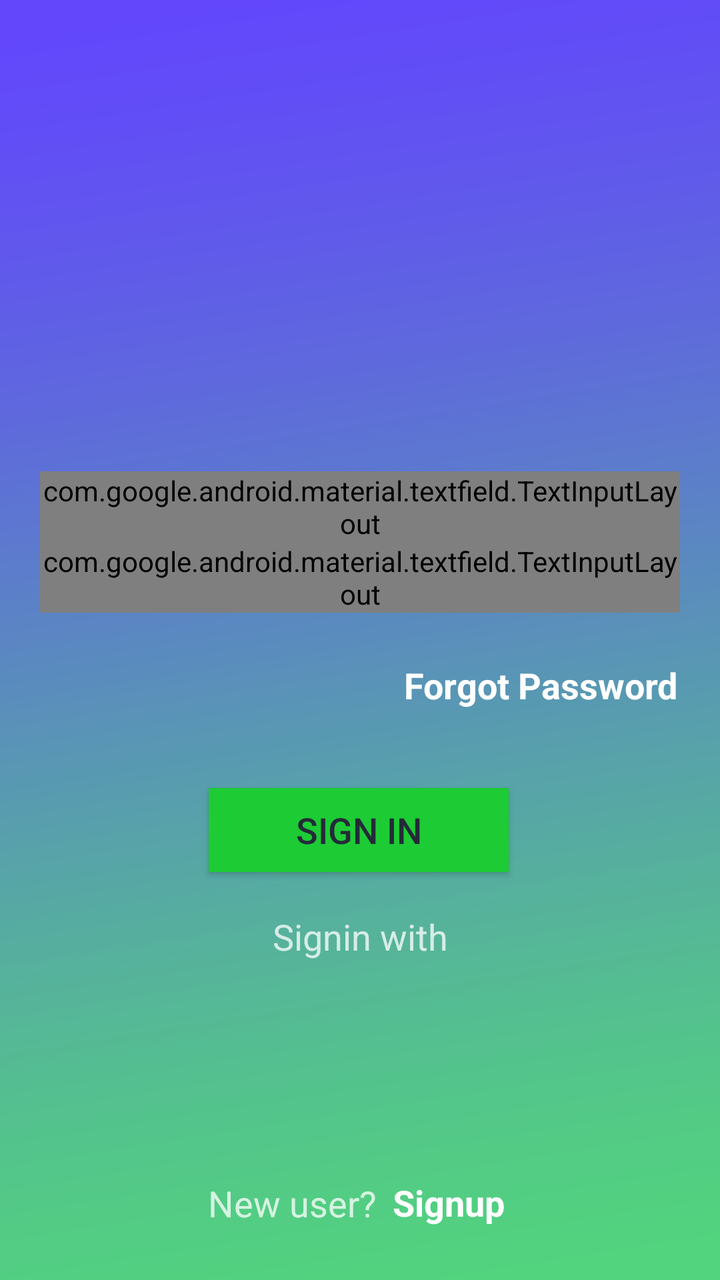
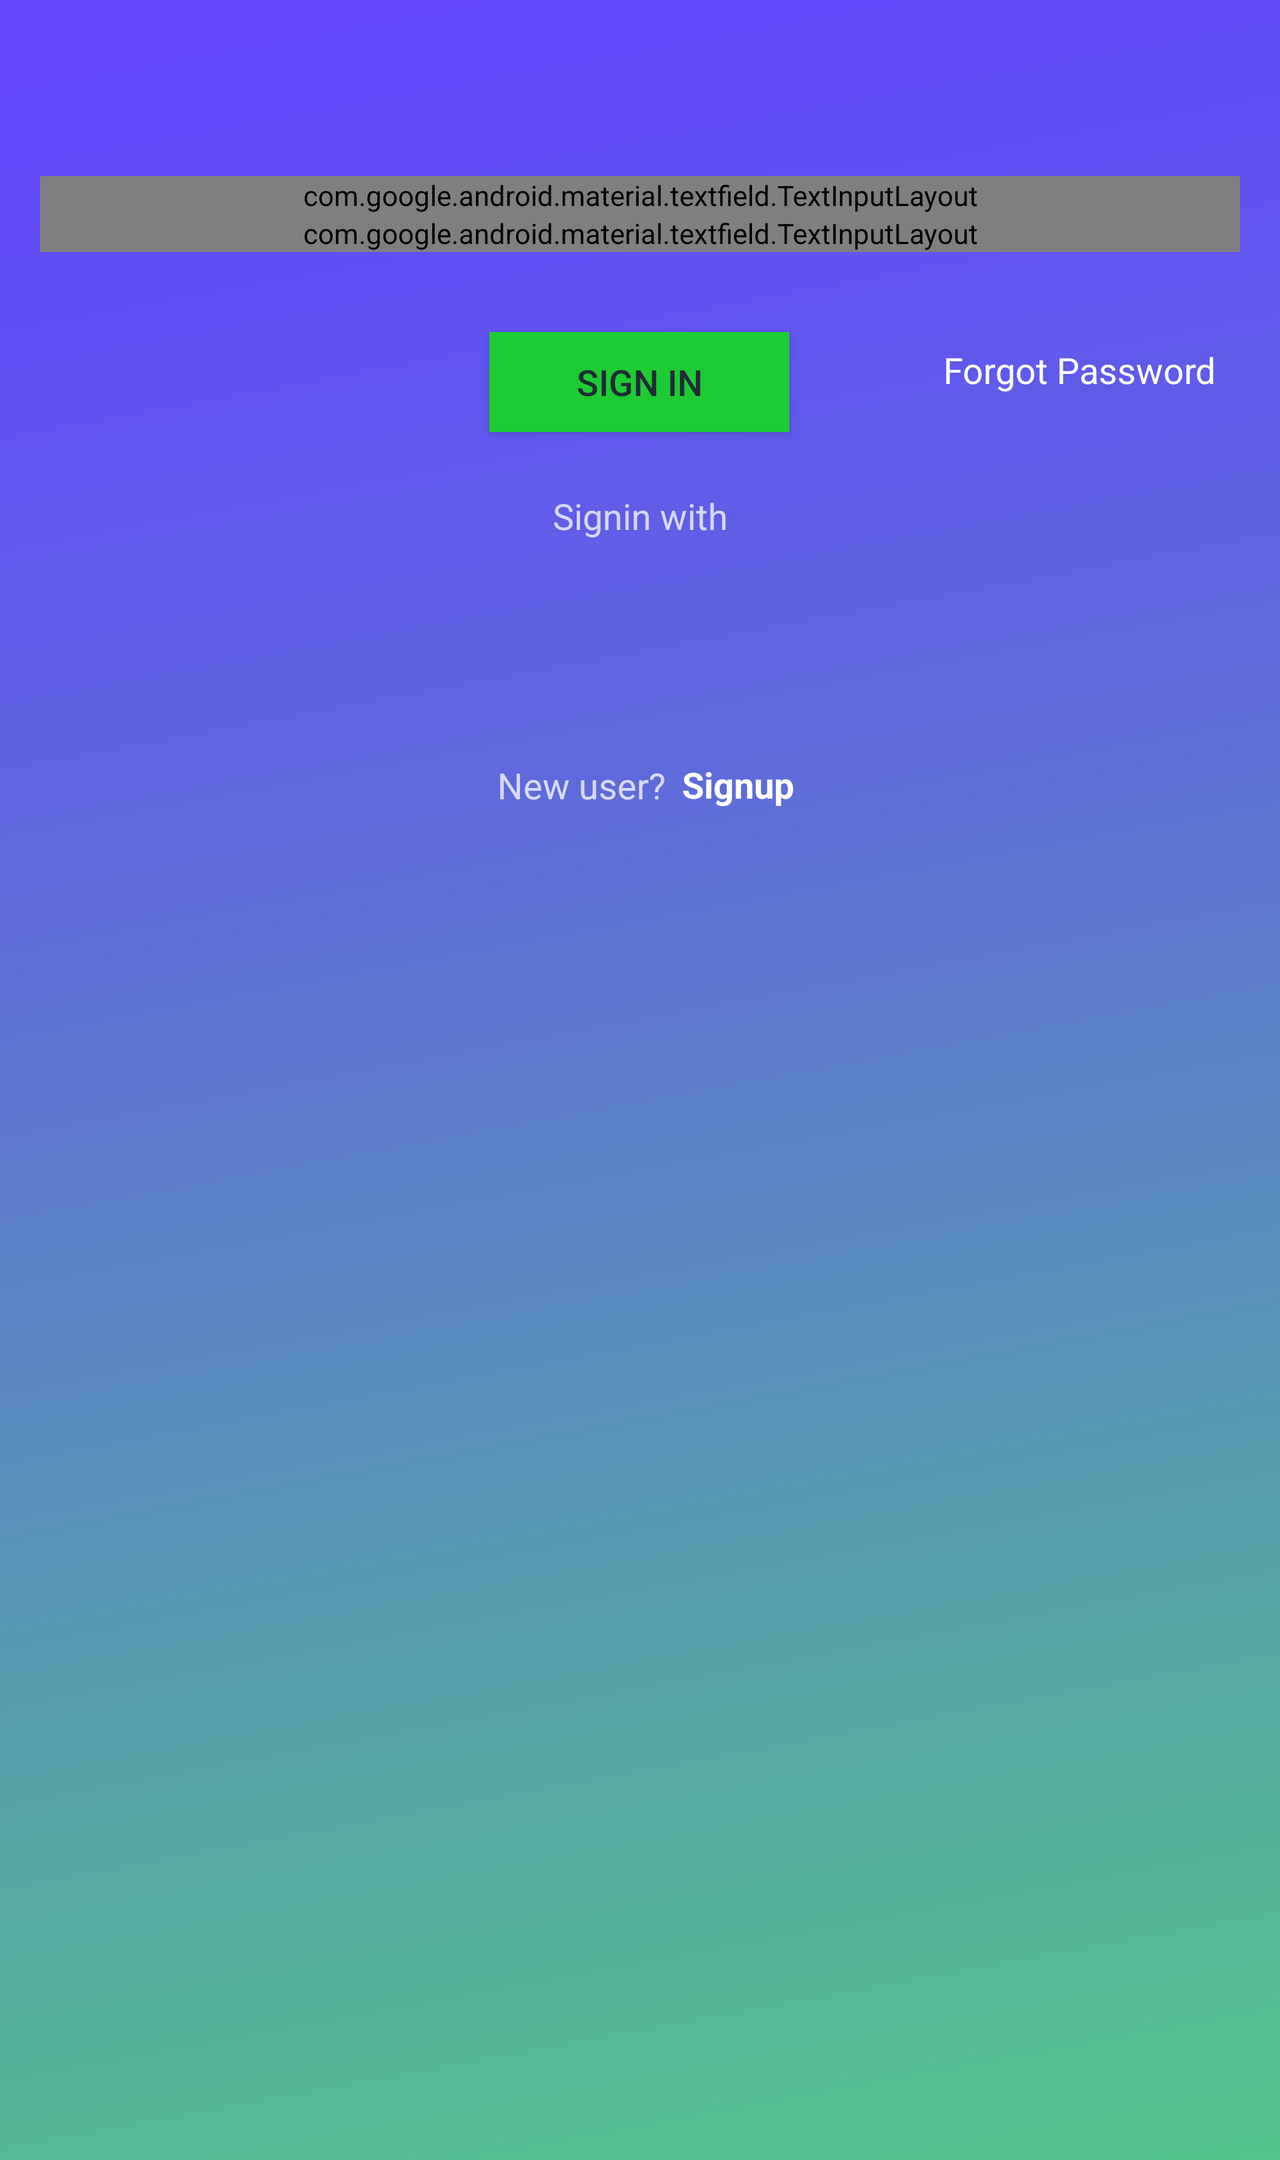

Compare how this app lays out the same screen by default and in its alternative resource folder. The renders come first, then the two layout files and the values they reference.
<!-- AndroidManifest.xml: application theme AppTheme -->
<!-- res/layout/activity_signin.xml -->
<?xml version="1.0" encoding="utf-8"?>
<android.support.constraint.ConstraintLayout xmlns:android="http://schemas.android.com/apk/res/android"
    xmlns:app="http://schemas.android.com/apk/res-auto"
    xmlns:tools="http://schemas.android.com/tools"
    android:layout_width="match_parent"
    android:layout_height="match_parent"
    android:background="@drawable/background"
    tools:context=".SigninActivity">


    <ImageView
        android:id="@+id/imageView2"
        android:layout_width="60dp"
        android:layout_height="@dimen/signin_app_logo_height"

        android:layout_marginStart="8dp"
        android:layout_marginLeft="8dp"
        android:layout_marginTop="88dp"
        android:layout_marginEnd="8dp"
        android:layout_marginRight="8dp"
        android:src="@drawable/icon"
        app:layout_constraintEnd_toEndOf="parent"
        app:layout_constraintHorizontal_bias="0.498"
        app:layout_constraintStart_toStartOf="parent"
        app:layout_constraintTop_toTopOf="parent" />

    <LinearLayout
        android:id="@+id/linearLayout"
        android:layout_width="match_parent"
        android:layout_height="wrap_content"
        android:layout_margin="20dp"
        android:layout_marginStart="8dp"
        android:layout_marginLeft="8dp"
        android:layout_marginTop="8dp"
        android:layout_marginEnd="8dp"
        android:layout_marginRight="8dp"
        android:layout_marginBottom="8dp"
        android:orientation="vertical"
        app:layout_constraintBottom_toTopOf="@+id/signin_button"
        app:layout_constraintEnd_toEndOf="parent"
        app:layout_constraintStart_toStartOf="parent"
        app:layout_constraintTop_toBottomOf="@+id/imageView2">

        <android.support.design.widget.TextInputLayout

            style="@style/ModernEdittext"
            android:layout_width="match_parent"
            android:layout_height="wrap_content">

            <android.support.design.widget.TextInputEditText
                android:layout_width="match_parent"
                android:layout_height="wrap_content"
                android:hint="@string/email_hint" />
        </android.support.design.widget.TextInputLayout>

        <android.support.design.widget.TextInputLayout
            style="@style/ModernEdittext"
            android:layout_width="match_parent"
            android:layout_height="wrap_content">

            <android.support.design.widget.TextInputEditText
                android:layout_width="match_parent"
                android:layout_height="wrap_content"
                android:hint="@string/password_hint" />
        </android.support.design.widget.TextInputLayout>


    </LinearLayout>

    <TextView
        android:id="@+id/sign_in_with_txt"
        android:layout_width="wrap_content"
        android:layout_height="wrap_content"
        android:layout_marginStart="8dp"
        android:layout_marginLeft="8dp"
        android:layout_marginTop="20dp"
        android:layout_marginEnd="8dp"
        android:layout_marginRight="8dp"
        android:text="@string/signin_with"
        android:textColor="@color/hint_color_signin"
        android:textSize="@dimen/signin_forgot_text_size"
        app:layout_constraintEnd_toEndOf="parent"
        app:layout_constraintStart_toStartOf="parent"
        app:layout_constraintTop_toBottomOf="@+id/signin_button" />


    <TextView
        android:layout_width="150dp"
        android:layout_height="wrap_content"
        android:textStyle="bold"
        android:layout_marginStart="8dp"
        android:layout_marginLeft="8dp"
        android:layout_marginTop="24dp"
        android:layout_marginEnd="8dp"
        android:layout_marginRight="8dp"
        android:text="@string/forgot_password"
        android:textColor="@android:color/white"
        android:textSize="@dimen/signin_forgot_text_size"
        app:layout_constraintEnd_toEndOf="parent"
        app:layout_constraintHorizontal_bias="1.0"
        app:layout_constraintStart_toStartOf="parent"
        app:layout_constraintTop_toBottomOf="@+id/linearLayout" />


    <Button
        android:id="@+id/signin_button"
        android:layout_width="150dp"

        android:layout_height="42dp"
        android:layout_marginStart="8dp"
        android:layout_marginLeft="8dp"

        android:layout_marginTop="50dp"
        android:layout_marginEnd="8dp"
        android:layout_marginRight="8dp"
        android:background="#1DCB35"
        android:text="@string/sign_int"
        android:textColor="@color/colorPrimary"
        android:textSize="@dimen/signin_button_text_size"
        app:layout_constraintEnd_toEndOf="parent"
        app:layout_constraintHorizontal_bias="0.497"
        app:layout_constraintStart_toStartOf="parent"
        app:layout_constraintTop_toBottomOf="@+id/signin_progress" />


    <LinearLayout
        android:id="@+id/social_links"
        android:layout_width="wrap_content"
        android:layout_height="wrap_content"
        android:layout_marginTop="40dp"
        android:layout_marginBottom="108dp"
        android:orientation="horizontal"
        app:layout_constraintBottom_toBottomOf="parent"
        app:layout_constraintEnd_toEndOf="parent"
        app:layout_constraintStart_toStartOf="parent"
        app:layout_constraintTop_toTopOf="@+id/sign_in_with_txt"
        app:layout_constraintVertical_bias="0.0">


        <ImageView
            android:layout_width="40dp"
            android:layout_height="40dp"
            android:layout_marginRight="20dp"
            android:src="@drawable/ic_search" />

        <ImageView
            android:layout_width="40dp"
            android:layout_height="40dp"
            android:layout_marginLeft="20dp"
            android:src="@drawable/ic_facebook" />

    </LinearLayout>


    <TextView
        android:id="@+id/new_user_txt"
        android:layout_width="wrap_content"
        android:layout_height="wrap_content"

        android:layout_marginStart="104dp"
        android:layout_marginLeft="104dp"
        android:layout_marginTop="15dp"
        android:layout_marginBottom="15dp"
        android:text="@string/new_user_signup"
        android:textColor="@color/hint_color_signin"
        android:textSize="@dimen/signin_new_user_text_size"
        app:layout_constraintBottom_toBottomOf="parent"
        app:layout_constraintStart_toStartOf="parent"
        app:layout_constraintTop_toBottomOf="@+id/social_links"
        app:layout_constraintVertical_bias="0.775" />

    <TextView
        android:id="@+id/new_user_button"
        android:layout_width="wrap_content"
        android:layout_height="wrap_content"

        android:layout_marginStart="8dp"
        android:layout_marginLeft="8dp"
        android:layout_marginTop="8dp"
        android:layout_marginEnd="8dp"
        android:layout_marginRight="8dp"
        android:layout_marginBottom="8dp"
        android:text="@string/Signup_txt"
        android:textColor="@android:color/white"
        android:textSize="@dimen/signin_new_user_text_size"
        android:textStyle="bold"
        app:layout_constraintBottom_toBottomOf="parent"
        app:layout_constraintEnd_toEndOf="parent"
        app:layout_constraintHorizontal_bias="0.0"
        app:layout_constraintStart_toEndOf="@+id/new_user_txt"
        app:layout_constraintTop_toBottomOf="@+id/social_links"
        app:layout_constraintVertical_bias="0.705" />

    <ProgressBar
        android:id="@+id/signin_progress"
        android:layout_width="wrap_content"
        android:layout_height="wrap_content"
        android:layout_marginStart="8dp"
        android:layout_marginLeft="8dp"
        android:layout_marginTop="8dp"
        android:layout_marginEnd="8dp"
        android:layout_marginRight="8dp"
        android:layout_marginBottom="8dp"
        android:visibility="invisible"
        app:layout_constraintBottom_toBottomOf="parent"
        app:layout_constraintEnd_toEndOf="parent"
        app:layout_constraintStart_toStartOf="parent"
        app:layout_constraintTop_toTopOf="parent" />

</android.support.constraint.ConstraintLayout>
<!-- resources referenced by this layout -->
<resources>
  <color name="colorPrimary">#232b38</color>
  <color name="hint_color_signin">#c1ffffff</color>
  <dimen name="signin_app_logo_height">60dp</dimen>
  <dimen name="signin_button_text_size">18sp</dimen>
  <dimen name="signin_forgot_text_size">18sp</dimen>
  <dimen name="signin_new_user_text_size">18sp</dimen>
  <!-- drawable background: png bitmap (drawable, 45960 bytes) -->
  <string name="Signup_txt">Signup</string>
  <string name="email_hint">Ente E-Mail</string>
  <string name="forgot_password">Forgot Password</string>
  <string name="new_user_signup">New user?</string>
  <string name="password_hint">Enter Password</string>
  <string name="sign_int">Sign In</string>
  <string name="signin_with">Signin with</string>
  <style name="ModernEdittext" parent="@style/Widget.MaterialComponents.TextInputLayout.OutlinedBox.Dense">
  
  
  
      </style>
  <style name="AppTheme" parent="Theme.AppCompat.Light.NoActionBar">
          
          <item name="colorPrimary">@color/colorPrimary</item>
          <item name="colorPrimaryDark">@color/colorPrimaryDark</item>
  
  
          <item name="colorAccent">@color/colorAccent</item>
          <item name="android:editTextColor">@android:color/white</item>
          <item name="android:textColorHint">#80ffffff</item>
          <item name="android:textColor">@android:color/white</item>
  
  
          <item name="editTextColor">@android:color/white</item>
  
  
  
          <item name="colorControlNormal">#80ffffff</item>
          <item name="colorControlActivated">@android:color/white</item>
          <item name="colorControlHighlight">@android:color/white</item>
  
  
      </style>
  <color name="colorPrimaryDark">#252A3C</color>
  <color name="colorAccent">#29d29d</color>
</resources>
<!-- res/layout-land/activity_signin.xml (the repository's variant of the layout above) -->
<!-- drawn on the phone turned sideways -->
<?xml version="1.0" encoding="utf-8"?>
<ScrollView xmlns:android="http://schemas.android.com/apk/res/android"
    xmlns:app="http://schemas.android.com/apk/res-auto"
    xmlns:tools="http://schemas.android.com/tools"
    android:layout_width="match_parent"
    android:layout_height="match_parent"
    android:background="@drawable/background"
    tools:context=".SigninActivity">

    <android.support.constraint.ConstraintLayout
        android:layout_width="match_parent"
        android:layout_height="match_parent">


        <ImageView
            android:id="@+id/imageView2"
            android:layout_width="50dp"
            android:layout_height="@dimen/signin_app_logo_height"

            android:layout_marginStart="8dp"
            android:layout_marginLeft="8dp"
            android:layout_marginTop="8dp"
            android:layout_marginEnd="8dp"
            android:layout_marginRight="8dp"
            android:src="@drawable/icon"
            app:layout_constraintEnd_toEndOf="parent"
            app:layout_constraintStart_toStartOf="parent"
            app:layout_constraintTop_toTopOf="parent" />

        <LinearLayout
            android:id="@+id/linearLayout"
            android:layout_width="match_parent"
            android:layout_height="wrap_content"
            android:layout_margin="20dp"
            android:layout_marginStart="8dp"
            android:layout_marginLeft="8dp"
            android:layout_marginTop="8dp"
            android:layout_marginEnd="8dp"
            android:layout_marginRight="8dp"
            android:layout_marginBottom="8dp"
            android:orientation="vertical"
            app:layout_constraintBottom_toTopOf="@+id/signin_button"
            app:layout_constraintEnd_toEndOf="parent"
            app:layout_constraintStart_toStartOf="parent"
            app:layout_constraintTop_toBottomOf="@+id/imageView2">

            <android.support.design.widget.TextInputLayout

                style="@style/ModernEdittext"
                android:layout_width="match_parent"
                android:layout_height="wrap_content">

                <android.support.design.widget.TextInputEditText
                    android:layout_width="match_parent"
                    android:layout_height="wrap_content"
                    android:hint="@string/email_hint" />
            </android.support.design.widget.TextInputLayout>

            <android.support.design.widget.TextInputLayout
                style="@style/ModernEdittext"
                android:layout_width="match_parent"
                android:layout_height="wrap_content">

                <android.support.design.widget.TextInputEditText
                    android:layout_width="match_parent"
                    android:layout_height="wrap_content"
                    android:hint="@string/password_hint" />
            </android.support.design.widget.TextInputLayout>


        </LinearLayout>

        <TextView
            android:layout_width="150dp"
            android:layout_height="wrap_content"

            android:layout_marginStart="8dp"
            android:layout_marginLeft="8dp"
            android:layout_marginTop="20dp"
            android:layout_marginEnd="8dp"
            android:layout_marginRight="8dp"
            android:layout_marginBottom="240dp"
            android:text="@string/forgot_password"
            android:textColor="@android:color/white"
            android:textSize="@dimen/signin_forgot_text_size"
            app:layout_constraintBottom_toBottomOf="parent"
            app:layout_constraintEnd_toEndOf="parent"
            app:layout_constraintHorizontal_bias="0.978"
            app:layout_constraintStart_toStartOf="parent"
            app:layout_constraintTop_toBottomOf="@+id/linearLayout" />


        <Button
            android:id="@+id/signin_button"

            android:layout_width="150dp"
            android:layout_height="@dimen/signin_button_height"

            android:layout_marginStart="8dp"
            android:layout_marginLeft="8dp"
            android:layout_marginTop="40dp"
            android:layout_marginEnd="8dp"
            android:layout_marginRight="8dp"
            android:background="#1DCB35"
            android:text="@string/sign_int"
            android:textColor="@color/colorPrimary"
            android:textSize="@dimen/signin_button_text_size"
            app:layout_constraintEnd_toEndOf="parent"
            app:layout_constraintHorizontal_bias="0.499"
            app:layout_constraintStart_toStartOf="parent"
            app:layout_constraintTop_toBottomOf="@+id/linearLayout" />


        <LinearLayout
            android:id="@+id/social_links"
            android:layout_width="wrap_content"
            android:layout_height="wrap_content"
            android:layout_marginTop="50dp"
            android:layout_marginBottom="128dp"
            android:orientation="horizontal"
            app:layout_constraintBottom_toBottomOf="parent"
            app:layout_constraintEnd_toEndOf="parent"
            app:layout_constraintHorizontal_bias="0.499"
            app:layout_constraintStart_toStartOf="parent"
            app:layout_constraintTop_toTopOf="@+id/sign_in_with_txt"
            app:layout_constraintVertical_bias="0.0">


            <ImageView
                android:layout_width="40dp"
                android:layout_height="40dp"
                android:layout_marginRight="20dp"
                android:src="@drawable/ic_search" />

            <ImageView
                android:layout_width="40dp"
                android:layout_height="40dp"
                android:layout_marginLeft="20dp"
                android:src="@drawable/ic_facebook" />

        </LinearLayout>


        <TextView
            android:id="@+id/new_user_txt"
            android:layout_width="wrap_content"
            android:layout_height="wrap_content"

            android:layout_marginStart="8dp"
            android:layout_marginLeft="8dp"
            android:layout_marginTop="8dp"
            android:layout_marginEnd="8dp"
            android:layout_marginRight="8dp"
            android:text="@string/new_user_signup"
            android:textColor="@color/hint_color_signin"
            android:textSize="@dimen/signin_new_user_text_size"
            app:layout_constraintBottom_toBottomOf="parent"
            app:layout_constraintEnd_toEndOf="parent"
            app:layout_constraintHorizontal_bias="0.446"
            app:layout_constraintStart_toStartOf="parent"
            app:layout_constraintTop_toBottomOf="@+id/social_links"
            app:layout_constraintVertical_bias="0.385" />

        <TextView
            android:id="@+id/new_user_button"
            android:layout_width="wrap_content"
            android:layout_height="wrap_content"

            android:layout_marginStart="8dp"
            android:layout_marginLeft="8dp"
            android:layout_marginTop="44dp"
            android:layout_marginEnd="8dp"
            android:layout_marginRight="8dp"
            android:layout_marginBottom="59dp"
            android:text="@string/Signup_txt"
            android:textColor="@android:color/white"
            android:textSize="@dimen/signin_new_user_text_size"
            android:textStyle="bold"
            app:layout_constraintBottom_toBottomOf="parent"
            app:layout_constraintEnd_toEndOf="parent"
            app:layout_constraintHorizontal_bias="0.0"
            app:layout_constraintStart_toEndOf="@+id/new_user_txt"
            app:layout_constraintTop_toBottomOf="@+id/social_links" />

        <TextView
            android:id="@+id/sign_in_with_txt"
            android:layout_width="wrap_content"
            android:layout_height="wrap_content"
            android:layout_marginStart="8dp"
            android:layout_marginLeft="8dp"
            android:layout_marginTop="20dp"
            android:layout_marginEnd="8dp"
            android:layout_marginRight="8dp"
            android:layout_marginBottom="16dp"
            android:text="@string/signin_with"
            android:textColor="@color/hint_color_signin"
            android:textSize="@dimen/signin_forgot_text_size"
            app:layout_constraintBottom_toTopOf="@+id/social_links"
            app:layout_constraintEnd_toEndOf="parent"
            app:layout_constraintStart_toStartOf="parent"
            app:layout_constraintTop_toBottomOf="@+id/signin_button" />

        <ProgressBar
            android:id="@+id/signin_progress"
            android:layout_width="wrap_content"
            android:layout_height="wrap_content"
            android:layout_marginStart="8dp"
            android:layout_marginLeft="8dp"
            android:layout_marginTop="8dp"
            android:layout_marginEnd="8dp"
            android:layout_marginRight="8dp"
            android:layout_marginBottom="8dp"
            android:visibility="invisible"
            app:layout_constraintBottom_toBottomOf="parent"
            app:layout_constraintEnd_toEndOf="parent"
            app:layout_constraintStart_toStartOf="parent"
            app:layout_constraintTop_toTopOf="parent" />

    </android.support.constraint.ConstraintLayout>
</ScrollView>
<!-- resources referenced by the variant -->
<!-- as the phone turned sideways resolves them -->
<resources>
  <color name="colorPrimary">#232b38</color>
  <color name="hint_color_signin">#c1ffffff</color>
  <dimen name="signin_app_logo_height">60dp</dimen>
  <dimen name="signin_button_height">50dp</dimen>
  <dimen name="signin_button_text_size">18sp</dimen>
  <dimen name="signin_forgot_text_size">18sp</dimen>
  <dimen name="signin_new_user_text_size">18sp</dimen>
  <!-- drawable background: png bitmap (drawable, 45960 bytes) -->
  <string name="Signup_txt">Signup</string>
  <string name="email_hint">Ente E-Mail</string>
  <string name="forgot_password">Forgot Password</string>
  <string name="new_user_signup">New user?</string>
  <string name="password_hint">Enter Password</string>
  <string name="sign_int">Sign In</string>
  <string name="signin_with">Signin with</string>
  <style name="ModernEdittext" parent="@style/Widget.MaterialComponents.TextInputLayout.OutlinedBox.Dense">
  
  
  
      </style>
  <style name="AppTheme" parent="Theme.AppCompat.Light.NoActionBar">
          
          <item name="colorPrimary">@color/colorPrimary</item>
          <item name="colorPrimaryDark">@color/colorPrimaryDark</item>
  
  
          <item name="colorAccent">@color/colorAccent</item>
          <item name="android:editTextColor">@android:color/white</item>
          <item name="android:textColorHint">#80ffffff</item>
          <item name="android:textColor">@android:color/white</item>
  
  
          <item name="editTextColor">@android:color/white</item>
  
  
  
          <item name="colorControlNormal">#80ffffff</item>
          <item name="colorControlActivated">@android:color/white</item>
          <item name="colorControlHighlight">@android:color/white</item>
  
  
      </style>
  <color name="colorPrimaryDark">#252A3C</color>
  <color name="colorAccent">#29d29d</color>
</resources>
